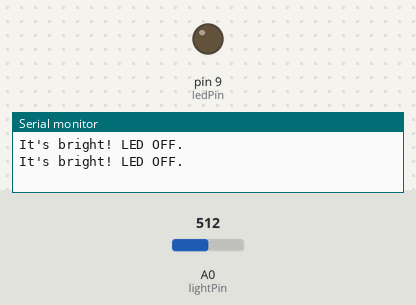
The sketch below on a simulated Arduino Uno, built with avr-gcc and run on an emulated ATmega328P. Shown: output pins drawn as LEDs (lit = HIGH), the last lines printed to the serial monitor. The test bench sets the inputs (shaded band); at power-on: A0 (lightPin) = 512.

Above: at 1.8 s.
1.9 s: A0 (lightPin) set to 487
At 3.1 s:
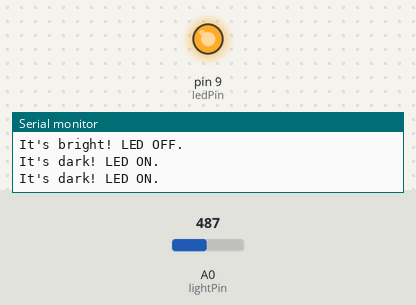
3.5 s: A0 (lightPin) set to 510
At 4.6 s:
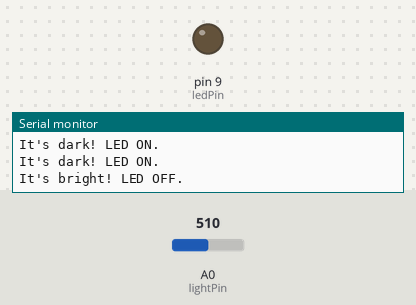
5.5 s: A0 (lightPin) set to 490
At 7.4 s:
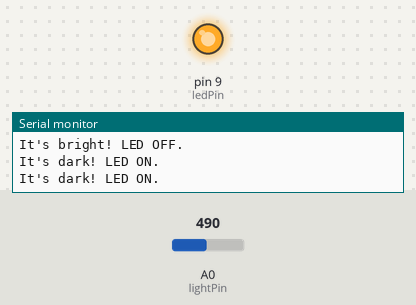
Timing chart, 0 to 8.9 s (numbered marks = the images above; inputs shaded):
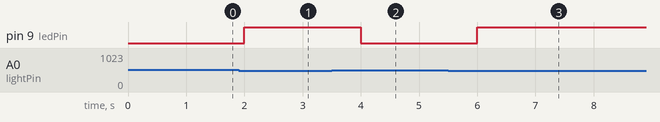

The sketch:

night_mode.ino
```cpp
const int lightPin = A0;   // Analog pin for light sensor
const int ledPin = 9;      // LED pin

int threshold = 500;       // Adjust this threshold based on sensor sensitivity

void setup() {
  pinMode(ledPin, OUTPUT);
  pinMode(lightPin, INPUT);
  Serial.begin(9600);
}

void loop() {
  int lightLevel = analogRead(lightPin);

  if (lightLevel < threshold) {
    digitalWrite(ledPin, HIGH);  // Turn on the LED
    Serial.println("It's dark! LED ON.");
  } else {
    digitalWrite(ledPin, LOW);   // Turn off the LED
    Serial.println("It's bright! LED OFF.");
  }

  delay(1000);  // Delay between readings
}
```

Measured:
- the behaviour switches between 500 and 499 on A0 (lightPin) (found by bisection; images 0 and 1)
- after the input at 1.9 s, pin 9 (ledPin): LOW → HIGH after 0.10 s
- after the input at 3.5 s, pin 9 (ledPin): HIGH → LOW after 0.50 s
- after the input at 5.5 s, pin 9 (ledPin): LOW → HIGH after 0.50 s
